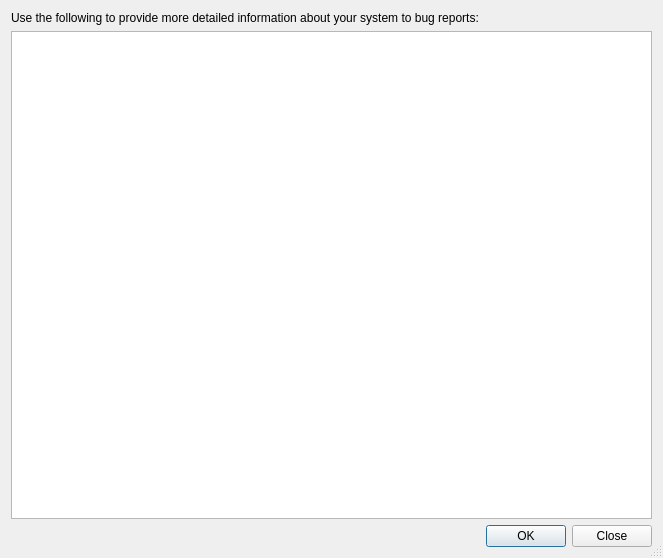
<?xml version="1.0" encoding="UTF-8"?>
<ui version="4.0">
 <class>SystemInfoDialog</class>
 <widget class="QDialog" name="SystemInfoDialog">
  <property name="geometry">
   <rect>
    <x>0</x>
    <y>0</y>
    <width>663</width>
    <height>558</height>
   </rect>
  </property>
  <property name="windowTitle">
   <string>System Information</string>
  </property>
  <property name="sizeGripEnabled">
   <bool>true</bool>
  </property>
  <layout class="QVBoxLayout" name="verticalLayout">
   <item>
    <widget class="QLabel" name="label">
     <property name="text">
      <string>Use the following to provide more detailed information about your system to bug reports:</string>
     </property>
    </widget>
   </item>
   <item>
    <widget class="QTextEdit" name="text">
     <property name="undoRedoEnabled">
      <bool>false</bool>
     </property>
     <property name="readOnly">
      <bool>true</bool>
     </property>
     <property name="textInteractionFlags">
      <set>Qt::TextSelectableByMouse</set>
     </property>
    </widget>
   </item>
   <item>
    <widget class="QDialogButtonBox" name="buttons">
     <property name="orientation">
      <enum>Qt::Horizontal</enum>
     </property>
     <property name="standardButtons">
      <set>QDialogButtonBox::Close|QDialogButtonBox::Ok</set>
     </property>
    </widget>
   </item>
  </layout>
 </widget>
 <resources/>
 <connections>
  <connection>
   <sender>buttons</sender>
   <signal>accepted()</signal>
   <receiver>SystemInfoDialog</receiver>
   <slot>accept()</slot>
   <hints>
    <hint type="sourcelabel">
     <x>248</x>
     <y>254</y>
    </hint>
    <hint type="destinationlabel">
     <x>157</x>
     <y>274</y>
    </hint>
   </hints>
  </connection>
  <connection>
   <sender>buttons</sender>
   <signal>rejected()</signal>
   <receiver>SystemInfoDialog</receiver>
   <slot>reject()</slot>
   <hints>
    <hint type="sourcelabel">
     <x>316</x>
     <y>260</y>
    </hint>
    <hint type="destinationlabel">
     <x>286</x>
     <y>274</y>
    </hint>
   </hints>
  </connection>
 </connections>
</ui>
